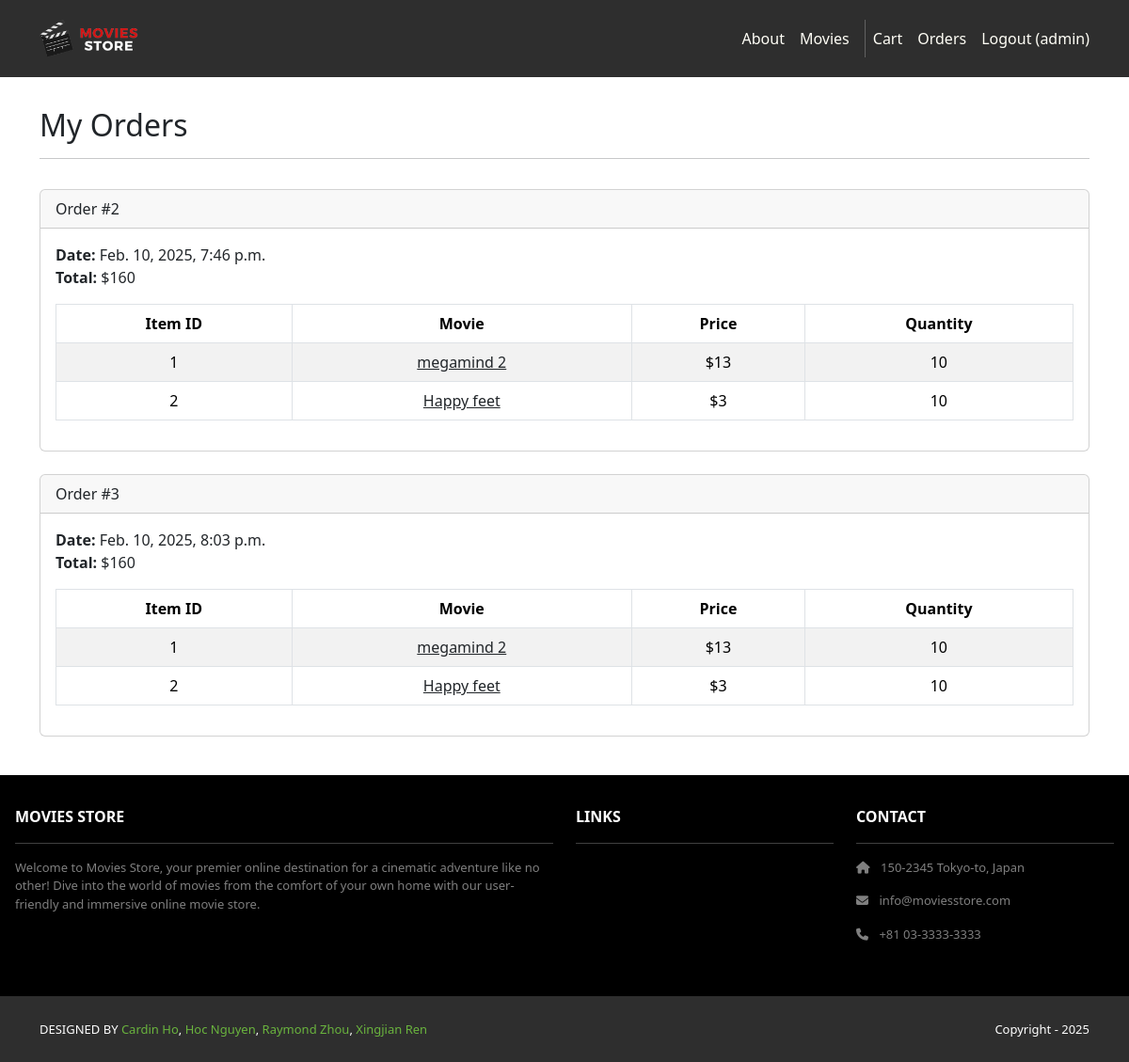
The app's page /accounts/orders (signed in), older data.
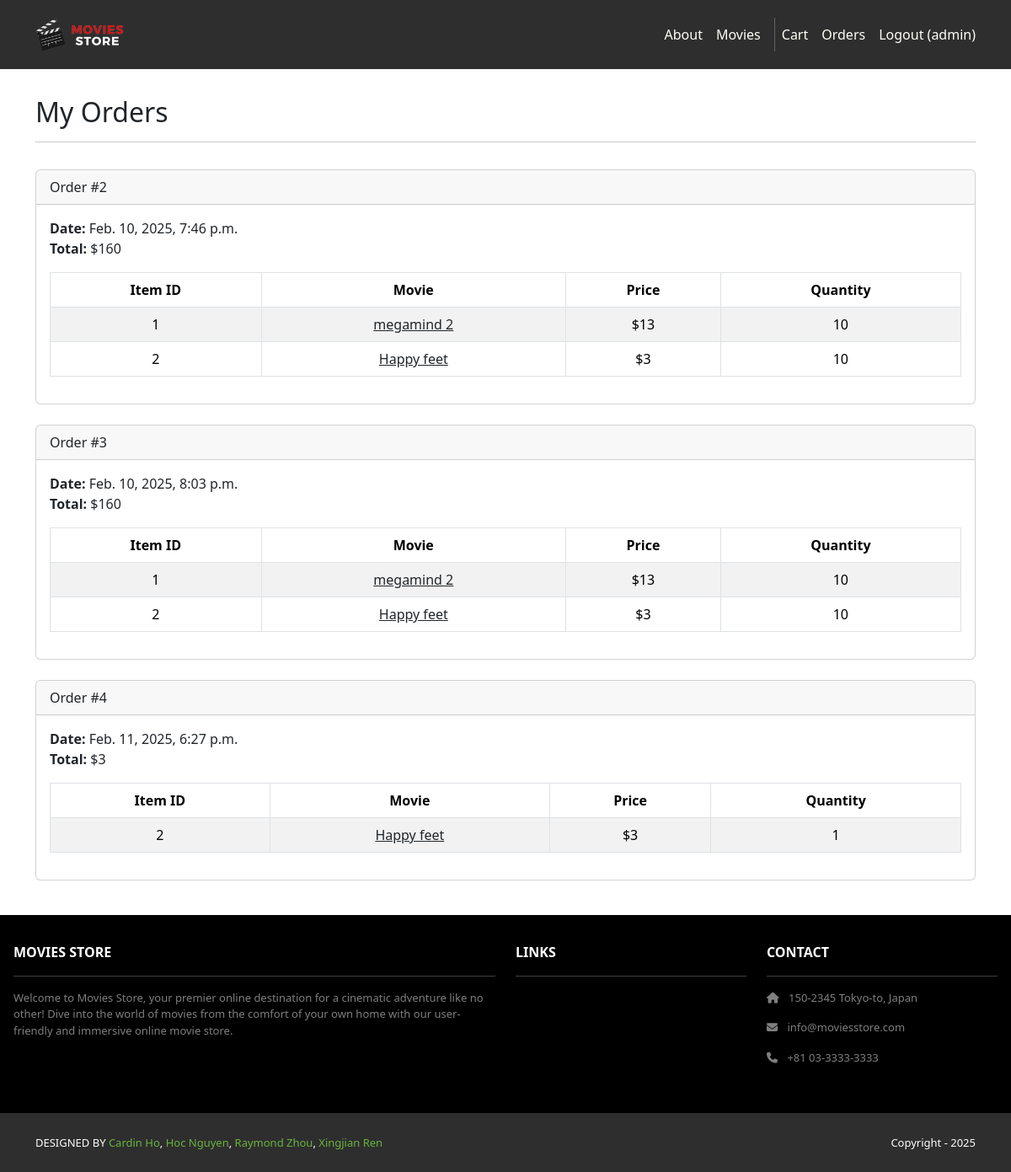
The same page, newer data.
### cart/models.py (models this page shows, shortened)
class Order(models.Model):
    id = models.AutoField(primary_key=True)
    total = models.IntegerField()
    date = models.DateTimeField(auto_now_add=True)
    user = models.ForeignKey(User,
    on_delete=models.CASCADE)

class Item(models.Model):
    id = models.AutoField(primary_key=True)
    price = models.IntegerField()
    quantity = models.IntegerField()
    order = models.ForeignKey(Order,
    on_delete=models.CASCADE)
    movie = models.ForeignKey(Movie,
    on_delete=models.CASCADE)

### movies/models.py (models this page shows, shortened)
class Movie(models.Model):
    id = models.AutoField(primary_key=True)
    name = models.CharField(max_length=255)
    price = models.IntegerField()
    description = models.TextField()
    image = models.ImageField(upload_to='movie_images/')

### accounts/views.py (the view)
# urls.py: path('orders', views.orders, name='accounts.orders'),
@login_required
def orders(request):
    template_data = {}
    template_data['title'] = 'Orders'
    template_data['orders'] = request.user.order_set.all()
    return render(request, 'accounts/orders.html', {'template_data': template_data})

### accounts/templates/accounts/orders.html
{% extends 'base.html' %}
{% block content %}
<div class="p-3">
    <div class="container">
        <div class="row mt-3">
            <div class="col mx-auto mb-3">
                <h2>My Orders</h2>
                <hr />
            </div>
        </div>
        {% for order in template_data.orders %}
        <div class="card mb-4">
            <div class="card-header">
                Order #{{ order.id }}
            </div>
            <div class="card-body">
                <b>Date:</b> {{ order.date }}<br />
                <b>Total:</b> ${{ order.total }}<br />
                <table class="table table-bordered table-striped text-center mt-3">
                    <thead>
                    <tr>
                        <th scope="col">Item ID</th>
                        <th scope="col">Movie</th>
                        <th scope="col">Price</th>
                        <th scope="col">Quantity</th>
                    </tr>
                    </thead>
                    <tbody>
                    {% for item in order.item_set.all %}
                    <tr>
                        <td>{{ item.movie.id }}</td>
                        <td>
                            <a class="link-dark" href="{% url 'movies.show' id=item.movie.id %}">
                                {{ item.movie.name }}
                            </a>
                        </td>
                        <td>${{ item.movie.price }}</td>
                        <td>{{ item.quantity }}</td>
                    </tr>
                    {% endfor %}
                    </tbody>
                </table>
            </div>
        </div>
        {% endfor %}
    </div>
</div>
{% endblock content %}

### MoviesStore/templates/base.html (shortened to what this page needs)
<!DOCTYPE html>
<html lang="en">
    {% load static %}
<head>
    <link href="https://cdn.jsdelivr.net/npm/bootstrap@5.3.3/dist/css/bootstrap.min.css" rel="stylesheet">
    <link rel="stylesheet" href="https://cdnjs.cloudflare.com/ajax/libs/font-awesome/6.1.1/css/all.min.css">
    <link rel="stylesheet" type="text/css" href="{% static 'css/style.css' %}">
</head>
<body class="d-flex flex-column min-vh-100">
    <nav class="p-3 navbar navbar-dark bg-dark navbar-expand-lg">
        <div class="container">
            <a class="navbar-brand" href="{% url 'home.index' %}">
                <img src="{% static 'img/logo.png' %}" alt="logo" height="40" />
            </a>
            <div class="collapse navbar-collapse" id="navbarNavAltMarkup">
                <div class="navbar-nav ms-auto navbar-ml">
                    <a class="nav-link" href="{% url 'home.about' %}">About</a>
                    <a class="nav-link" href="{% url 'movies.index' %}">Movies</a>
                </div>
               <a class="nav-link me-3" href="{% url 'cart.index' %}">Cart</a>
                {% if user.is_authenticated %}
                    <a class="nav-link me-3" href="{% url 'accounts.orders' %}">Orders </a>
                    <a class="nav-link" href="{% url 'accounts.logout' %}">Logout ({{ user.username }})</a>
                {% else %}
                <a class="nav-link me-3" href="{% url 'accounts.login' %}">Login</a>
                <a class="nav-link" href="{% url 'accounts.signup' %}">Sign Up</a>
                {% endif %}
            </div>
        </div>
    </nav>
    <main class="flex-grow-1">
        {% block content %}
        {% endblock content %}
    </main>
    <footer>
        <section class="p-3 ms-footer d-none d-md-block">
            <div class="page-container">
                <div class="row mt-3 text-white">
                    <div class="col-md-6 col-lg-6 col-xl-6 mx-auto mb-4">
                        <b>MOVIES STORE</b>
                        <hr/>
                        <p>
                            Welcome to Movies Store, your premier online destination for a cinematic adventure like no other!
                            Dive into the world of movies from the comfort of your own home with our user-friendly and immersive
                            online movie store.
                        </p>
                    </div>
                    <div class="col-md-3 col-lg-3 col-xl-3 mx-auto mb-4">
                        <b>LINKS</b>
                        <hr />
                    </div>
                    <div class="col-md-3 col-lg-3 col-xl-3 mx-auto mb-4">
                        <b>CONTACT</b>
                        <hr />
                        <p>
                            <i class="fas fa-home me-2"></i>
                            150-2345 Tokyo-to, Japan
                        </p>
                        <p>
                            <i class="fas fa-envelope me-2"></i>
                            info@moviesstore.com
                        </p>
                        <p>
                            <i class="fas fa-phone me-2"></i>
                            +81 03-3333-3333
                        </p>
                    </div>
                </div>
            </div>
        </section>
        <section class="p-3 ms-footer-bottom bg-dark">
            <div class="container d-flex justify-content-between">
                <div class="me-5 text-white">
                    <span>DESIGNED BY
                        <a href=""
                           target="_blank">Cardin Ho</a>,
                        <a href=""
                           target="_blank">Hoc Nguyen</a>,
                        <a href=""
                           target="_blank">Raymond Zhou</a>,
                        <a href=""
                           target="_blank">Xingjian Ren</a>
                    </span>
                </div>
                <div class="text-white">
                    <span> Copyright - 2025</span>
                </div>
            </div>
        </section>
    </footer>
</body>
</html>

### MoviesStore/static/css/style.css (style rules this page uses)
.navbar a.nav-link { color: #FFFEF6 !important; }
.bg-dark { background-color: #2E2E2E !important; }
.ms-footer { background-color: black; }
.ms-footer p { color: #7F7F7F; font-size: 13px; }
.ms-footer-bottom span { font-size: 13px; line-height: 38px; }
.ms-footer-bottom a { color: #6ab43e; text-decoration: none; }
html, body { height: 100%; margin: 0; }
body { display: flex; flex-direction: column; }
main { flex: 1; }

Row changes from the older to the newer data that the page shows:
added Order: id "4", date "Feb. 11, 2025, 6:27 p.m.", total "3"
added Item: movie.id "2", movie.name "Happy feet", movie.price "3", quantity "1", shown under "4"
